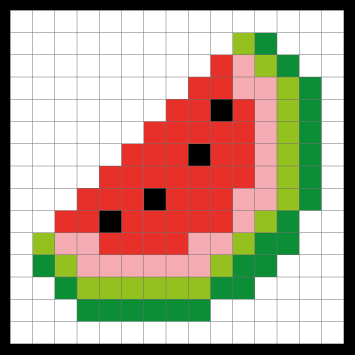
#> input picture Supplemental protocols and data/Data/Bonus Figure/Programming PA/Watermelon_exctraction_v1/water-melon.png, 355 x 355 px
$ python colorclustering.py
#> lines starting #> are read from the running program, lines starting #| are printed output that depends on the picture
# -*- coding: utf-8 -*-
"""
Created on Thu Feb  3 09:26:51 2022

@author: rmish
"""

# import the necessary packages
from sklearn.cluster import KMeans
import matplotlib.pyplot as plt
import argparse
# import utils
import cv2
import numpy as np


def centroid_histogram(clt):
	# grab the number of different clusters and create a histogram
	# based on the number of pixels assigned to each cluster
	numLabels = np.arange(0, len(np.unique(clt.labels_)) + 1)
	(hist, _) = np.histogram(clt.labels_, bins = numLabels)
	# normalize the histogram, such that it sums to one
	hist = hist.astype("float")
	hist /= hist.sum()
	# return the histogram
	return hist

def plot_colors(hist, centroids):
	# initialize the bar chart representing the relative frequency
	# of each of the colors
	bar = np.zeros((50, 300, 3), dtype = "uint8")
	startX = 0
	# loop over the percentage of each cluster and the color of
	# each cluster
	for (percent, color) in zip(hist, centroids):
		# plot the relative percentage of each cluster
		endX = startX + (percent * 300)
		cv2.rectangle(bar, (int(startX), 0), (int(endX), 50),
			color.astype("uint8").tolist(), -1)
		startX = endX

	# return the bar chart
	return bar

# construct the argument parser and parse the arguments
# ap = argparse.ArgumentParser()
# ap.add_argument("-i", "--image", required = True, help = "Path to the image")
# ap.add_argument("-c", "--clusters", required = True, type = int,
# 	help = "# of clusters")
# args = vars(ap.parse_args())
# # load the image and convert it from BGR to RGB so that
# # we can dispaly it with matplotlib
# image = cv2.imread(args["image"])

image = cv2.imread("water-melon.png")
#> image is the input picture: shape (355, 355, 3); mean B, G, R 144.9, 164.3, 182.9
plt.imshow(image)

image = cv2.cvtColor(image, cv2.COLOR_BGR2RGB)
# show our image
# reshape the image to be a list of pixels
image = image.reshape((image.shape[0] * image.shape[1], 3))
# plt.figure()
plt.axis("off")
# reshape the image to be a list of pixels
# image = image.reshape((image.shape[0] * image.shape[1], 3))
clt = KMeans(n_clusters = 6)
clt.fit(image)

# build a histogram of clusters and then create a figure
# representing the number of pixels labeled to each color
hist = centroid_histogram(clt)
bar = plot_colors(hist, clt.cluster_centers_)
#> after the loop in plot_colors, `for (percent, color) in zip(hist, centroids):`:
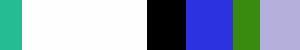
#> bar: shape (50, 300, 3); mean of channels 0, 1, 2 182.1, 163.4, 144.6; drawn as B, G, R
# show our color bart
plt.figure()
plt.axis("off")
plt.imshow(bar)
plt.show()

np.save('colors',clt.cluster_centers_)

$ run again, with Supplemental protocols and data/Data/Bonus Figure/Programming PA/Watermelon_exctraction_v1/binned_watermelon.png copied over Supplemental protocols and data/Data/Bonus Figure/Programming PA/Watermelon_exctraction_v1/water-melon.png
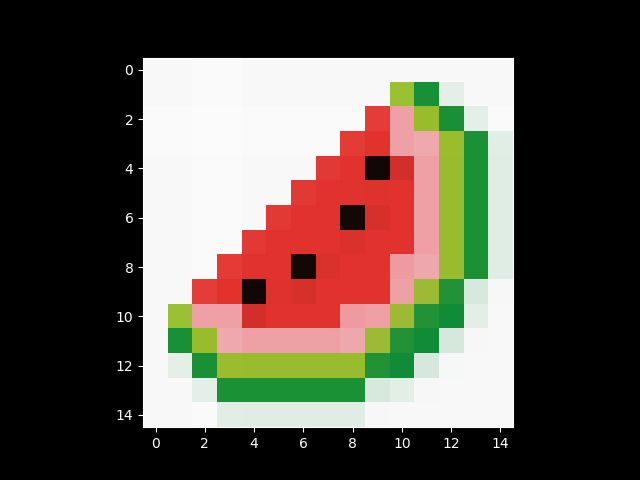
#> input picture Supplemental protocols and data/Data/Bonus Figure/Programming PA/Watermelon_exctraction_v1/binned_watermelon.png, 640 x 480 px
#> image is the input picture: shape (480, 640, 3); mean B, G, R 73.2, 83.2, 92.8
#> after the loop in plot_colors, `for (percent, color) in zip(hist, centroids):`:
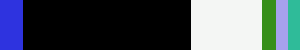
#> bar: shape (50, 300, 3); mean of channels 0, 1, 2 91.7, 82.7, 72.3; drawn as B, G, R

$ run again, with Supplemental protocols and data/Data/Bonus Figure/Programming PA/Watermelon_exctraction_v1/binning_img_v1.png copied over Supplemental protocols and data/Data/Bonus Figure/Programming PA/Watermelon_exctraction_v1/water-melon.png
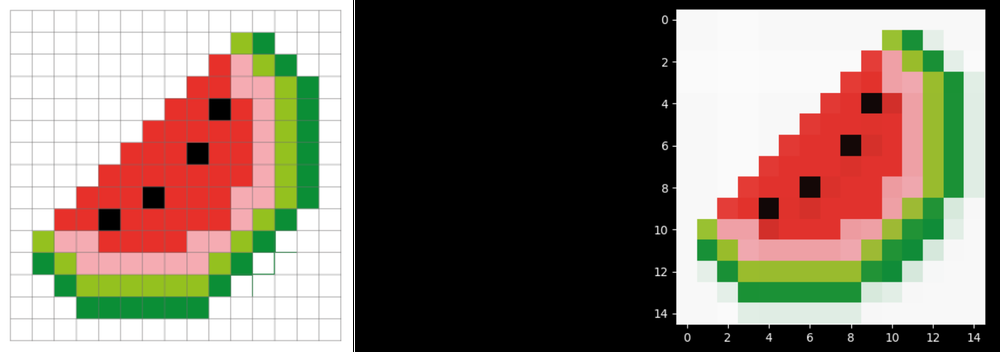
#> input picture Supplemental protocols and data/Data/Bonus Figure/Programming PA/Watermelon_exctraction_v1/binning_img_v1.png, 1000 x 352 px, shrunk from 2100 x 740 before the run
#> image is the input picture: shape (352, 1000, 3); mean B, G, R 107.8, 120.5, 133.5
#> after the loop in plot_colors, `for (percent, color) in zip(hist, centroids):`:
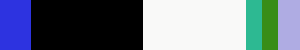
#> bar: shape (50, 300, 3); mean of channels 0, 1, 2 134, 120.8, 108.4; drawn as B, G, R
